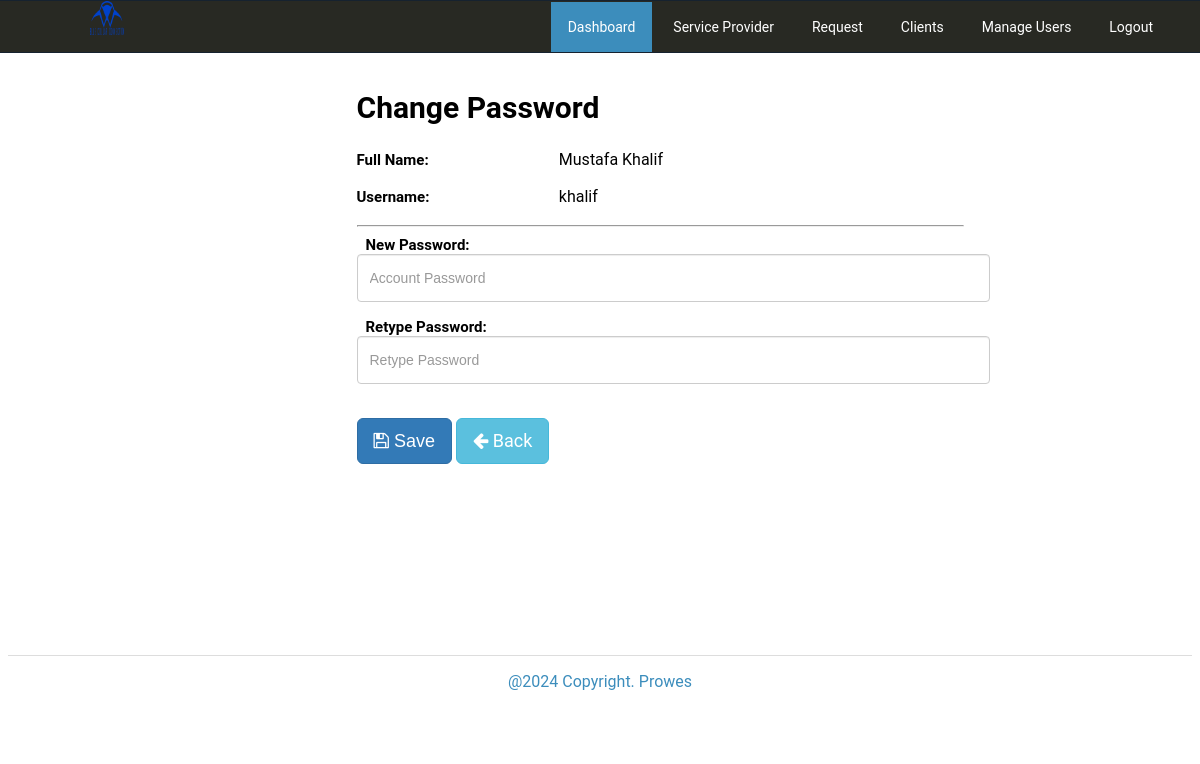
The app's page /admin/client/index.php?view=changepassword&id=1 (signed in) with its own data.
### tables this page shows
CREATE TABLE `tblclients` (
  `ClientID` int(11) NOT NULL,
  `Fname` varchar(90) NOT NULL,
  `Lname` varchar(90) NOT NULL,
  `Address` text NOT NULL,
  `ContactNo` varchar(30) NOT NULL,
  `Status` varchar(90) NOT NULL DEFAULT 'Pending',
  `cUsername` varchar(90) NOT NULL,
  `cPassword` varchar(90) NOT NULL,
  `PicLoc` text NOT NULL
);

### admin/client/index.php (called while the page is built, shortened)
<?php
require_once("../nav/navigation.php");
?>

### includes/database.php (called while the page is built, shortened)
<?php
class Database
{
    public $sql_string = '';
    private $conn;
    public function open_connection()
    {
        $this->conn = new mysqli(server, user, pass, database_name);
    }
    public function setQuery($sql = '')
    {
        $this->sql_string = $sql;
    }
    public function executeQuery()
    {
        $result = $this->conn->query($this->sql_string);
        return $result;
    }
    private function confirm_query($result)
    {
        return $result;
    }
    public function loadSingleResult()
    {
        $cur = $this->executeQuery();
        while ($row = $cur->fetch_object()) {
            return $data = $row;
        }
    }
}
$mydb = new Database();
?>

### includes/client.php (called while the page is built, shortened)
<?php
require_once(LIB_PATH.DS.'database.php');
class Clients{
	protected static $tbl_name = "tblclients";
	function single_client($id=0){
			global $mydb;
			$mydb->setQuery("SELECT * FROM ".self::$tbl_name." Where ClientID= {$id} LIMIT 1");
			$cur = $mydb->loadSingleResult();
			return $cur;
	}
}
?>

### admin/client/changepassword.php (the view, shortened to what this page needs)
<?php
$id = $_GET['id'];
  $client = New Clients();
  $res = $client->single_client($id);
?>
 <form class="row" action="controller.php?action=changepassword" method="POST" onsubmit="return validateRetypePassword()">
              <div class="col-md-3"></div>
              <div class="col-md-6">
                <div class="page-header">
                  <h2>Change Password</h2>
                </div>
                    <div class="row form-group no-gutters">
                      <label class="col-md-4 label" for=
                      "Fullname">Full Name:</label>
                      <div class="8">
                        <?php echo $res->Fname . ' ' . $res->Lname; ?>
                      </div>
                    </div>
                   <div class="row form-group no-gutters">
                      <label class="col-md-4 label" for=
                      "spUsername">Username:</label>
                      <div class="8">
                        <?php echo $res->cUsername; ?>
                      </div>
                    </div>
                  <hr/>
                  <div class="form-group">
                      <label class="col-md-4 label" for=
                      "spPassword">New Password:</label>
                      <div class="12">
                         <input class="form-control input-sm" id="user_pass" name="cPassword" placeholder=
                            "Account Password" type="Password" value="" placeholder="Enter new password......">
                      </div>
                    </div>
                  <div class="form-group">
                      <label class="col-md-4 label" for=
                      "user_pass">Retype Password:</label>
                      <div class="12">
                         <input class="form-control input-sm" id="retype_user_pass" name="retype_user_pass" placeholder=
                            "Retype Password" type="Password" value="">
                      </div>
                    </div>
             <div class="form-group">
                      <label class="col-md-4 label" for=
                      "idno"></label>
                      <div class="12">
                         <button class="btn btn-primary btn-lg" id="usersave" name="save" type="submit" ><i class="fa fa-save"></i> Save</button>
                          <a href="index.php" class="btn btn-info btn-lg"><span class="fa fa-arrow-left"></span> Back</a>
                      </div>
                    </div>
              </div>
              <div class="col-md-3"></div>
        </form>

### admin/css/style.css (style rules this page uses)
body { font-family: "Roboto", -apple-system, BlinkMacSystemFont, "Segoe UI", Roboto, "Helvetica Neue", Arial, sans-serif; }
.row { display: flex; flex-wrap: wrap; margin-right: -15px; margin-left: -15px; }
.no-gutters { margin-right: 0; margin-left: 0; }
.no-gutters > .col, .no-gutters > [class*="col-"] { padding-right: 0; padding-left: 0; }
.col, .col-md-1, .col-md-2, .col-md-3, .col-md-4, .col-md-5, .col-md-6, .col-md-7, .col-md-8, .col-md-9, .col-md-10, .col-md-11, .col-md-12, .col-md, .col-md-auto { position: relative; width: 100%; min-height: 1px; padding-right: 15px; padding-left: 15px; }
@media (min-width: 768px) { .col-md-3 { flex: 0 0 25%; max-width: 25%; } }
@media (min-width: 768px) { .col-md-4 { flex: 0 0 33.33333%; max-width: 33.33333%; } }
@media (min-width: 768px) { .col-md-6 { flex: 0 0 50%; max-width: 50%; } }
.page-header { font-size: 20px; }
.btn { display: inline-block; padding: 6px 12px; margin-bottom: 0; font-size: 14px; font-weight: normal; line-height: 1.42857143; text-align: center; white-space: nowrap; vertical-align: middle; -ms-touch-action: manipulation; touch-action: manipulation; cursor: pointer; -webkit-user-select: none; -moz-user-select: none; -ms-user-select: none; user-select: none; background-image: none; border: 1px solid transparent; border-radius: 4px; }
.btn-primary { color: #fff; background-color: #337ab7; border-color: #2e6da4; }
.btn-info { color: #fff; background-color: #5bc0de; border-color: #46b8da; }
.btn-lg, .btn-group-lg > .btn { padding: 10px 16px; font-size: 18px; line-height: 1.3333333; border-radius: 6px; }
a.btn { text-decoration: none; }
.form-control { display: block; width: 100%; height: 34px; padding: 6px 12px; font-size: 14px; line-height: 1.42857143; color: #555; background-color: #fff; background-image: none; border: 1px solid #ccc; border-radius: 4px; -webkit-box-shadow: inset 0 1px 1px rgba(0, 0, 0, .075); box-shadow: inset 0 1px 1px rgba(0, 0, 0, .075); -webkit-transition: border-color ease-in-out .15s, -webkit-box-shadow ease-in-out .15s; -o-transition: border-color ease-in-out .15s, box-shadow ease-in-out .15s; transition: border-color ease-in-out .15s, box-shadow ease-in-out .15s; }
.form-group { margin-bottom: 15px; }
.label { display: inline; padding: .2em .6em .3em; font-size: 75%; font-weight: bold; line-height: 1; white-space: nowrap; vertical-align: baseline; border-radius: .25em; font-size: 15px; }

### records on screen
tblclients: Fname "Mustafa", Lname "Khalif", cUsername "khalif"
